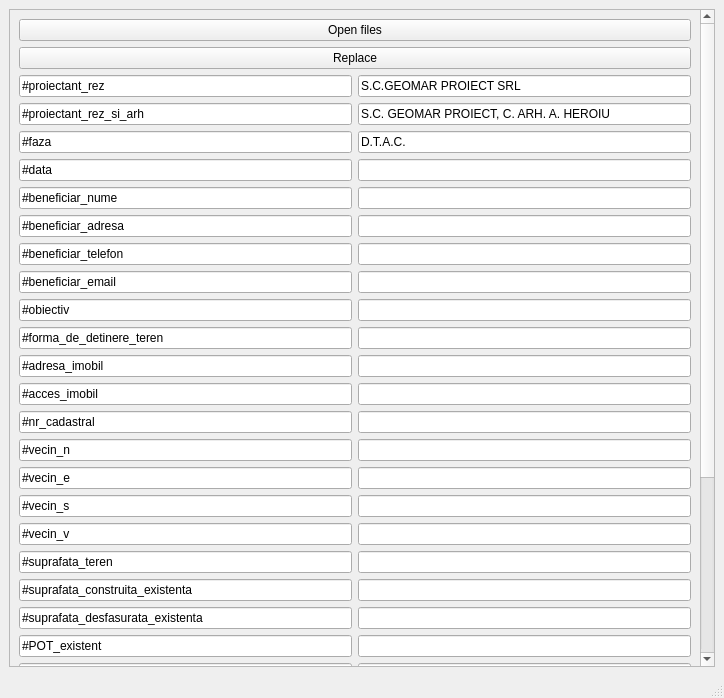
<?xml version="1.0" encoding="UTF-8"?>
<ui version="4.0">
 <class>MainWindow</class>
 <widget class="QMainWindow" name="MainWindow">
  <property name="geometry">
   <rect>
    <x>0</x>
    <y>0</y>
    <width>724</width>
    <height>698</height>
   </rect>
  </property>
  <property name="windowTitle">
   <string>MainWindow</string>
  </property>
  <widget class="QWidget" name="centralwidget">
   <layout class="QVBoxLayout" name="verticalLayout_4">
    <item>
     <widget class="QScrollArea" name="scrollArea">
      <property name="widgetResizable">
       <bool>true</bool>
      </property>
      <widget class="QWidget" name="scrollAreaWidgetContents">
       <property name="geometry">
        <rect>
         <x>0</x>
         <y>0</y>
         <width>690</width>
         <height>1100</height>
        </rect>
       </property>
       <layout class="QVBoxLayout" name="verticalLayout_2">
        <item>
         <layout class="QVBoxLayout" name="verticalLayout">
          <item>
           <widget class="QPushButton" name="pushButton_2">
            <property name="text">
             <string>Open files</string>
            </property>
           </widget>
          </item>
          <item>
           <widget class="QPushButton" name="pushButton">
            <property name="text">
             <string>Replace</string>
            </property>
           </widget>
          </item>
         </layout>
        </item>
        <item>
         <layout class="QVBoxLayout" name="verticalLayout_3">
          <item>
           <layout class="QHBoxLayout" name="horizontalLayout">
            <item>
             <widget class="QLineEdit" name="text_original_1">
              <property name="text">
               <string>#proiectant_rez</string>
              </property>
             </widget>
            </item>
            <item>
             <widget class="QLineEdit" name="text_current_1">
              <property name="text">
               <string>S.C.GEOMAR PROIECT SRL</string>
              </property>
             </widget>
            </item>
           </layout>
          </item>
          <item>
           <layout class="QHBoxLayout" name="horizontalLayout_2">
            <item>
             <widget class="QLineEdit" name="text_original_2">
              <property name="text">
               <string>#proiectant_rez_si_arh</string>
              </property>
             </widget>
            </item>
            <item>
             <widget class="QLineEdit" name="text_current_2">
              <property name="text">
               <string>S.C. GEOMAR PROIECT, C. ARH. A. HEROIU</string>
              </property>
             </widget>
            </item>
           </layout>
          </item>
          <item>
           <layout class="QHBoxLayout" name="horizontalLayout_3">
            <item>
             <widget class="QLineEdit" name="text_original_3">
              <property name="text">
               <string>#faza</string>
              </property>
             </widget>
            </item>
            <item>
             <widget class="QLineEdit" name="text_current_3">
              <property name="text">
               <string>D.T.A.C.</string>
              </property>
             </widget>
            </item>
           </layout>
          </item>
          <item>
           <layout class="QHBoxLayout" name="horizontalLayout_4">
            <item>
             <widget class="QLineEdit" name="text_original_4">
              <property name="text">
               <string>#data</string>
              </property>
             </widget>
            </item>
            <item>
             <widget class="QLineEdit" name="text_current_4">
              <property name="text">
               <string/>
              </property>
             </widget>
            </item>
           </layout>
          </item>
          <item>
           <layout class="QHBoxLayout" name="horizontalLayout_5">
            <item>
             <widget class="QLineEdit" name="text_original_5">
              <property name="text">
               <string>#beneficiar_nume</string>
              </property>
             </widget>
            </item>
            <item>
             <widget class="QLineEdit" name="text_current_5">
              <property name="text">
               <string/>
              </property>
             </widget>
            </item>
           </layout>
          </item>
          <item>
           <layout class="QHBoxLayout" name="horizontalLayout_6">
            <item>
             <widget class="QLineEdit" name="text_original_6">
              <property name="text">
               <string>#beneficiar_adresa</string>
              </property>
             </widget>
            </item>
            <item>
             <widget class="QLineEdit" name="text_current_6">
              <property name="text">
               <string/>
              </property>
             </widget>
            </item>
           </layout>
          </item>
          <item>
           <layout class="QHBoxLayout" name="horizontalLayout_7">
            <item>
             <widget class="QLineEdit" name="text_original_7">
              <property name="text">
               <string>#beneficiar_telefon</string>
              </property>
             </widget>
            </item>
            <item>
             <widget class="QLineEdit" name="text_current_7">
              <property name="text">
               <string/>
              </property>
             </widget>
            </item>
           </layout>
          </item>
          <item>
           <layout class="QHBoxLayout" name="horizontalLayout_8">
            <item>
             <widget class="QLineEdit" name="text_original_8">
              <property name="text">
               <string>#beneficiar_email</string>
              </property>
             </widget>
            </item>
            <item>
             <widget class="QLineEdit" name="text_current_8">
              <property name="text">
               <string/>
              </property>
             </widget>
            </item>
           </layout>
          </item>
          <item>
           <layout class="QHBoxLayout" name="horizontalLayout_9">
            <item>
             <widget class="QLineEdit" name="text_original_9">
              <property name="text">
               <string>#obiectiv</string>
              </property>
             </widget>
            </item>
            <item>
             <widget class="QLineEdit" name="text_current_9">
              <property name="text">
               <string/>
              </property>
             </widget>
            </item>
           </layout>
          </item>
          <item>
           <layout class="QHBoxLayout" name="horizontalLayout_10">
            <item>
             <widget class="QLineEdit" name="text_original_10">
              <property name="text">
               <string>#forma_de_detinere_teren</string>
              </property>
             </widget>
            </item>
            <item>
             <widget class="QLineEdit" name="text_current_10">
              <property name="text">
               <string/>
              </property>
             </widget>
            </item>
           </layout>
          </item>
          <item>
           <layout class="QHBoxLayout" name="horizontalLayout_11">
            <item>
             <widget class="QLineEdit" name="text_original_11">
              <property name="text">
               <string>#adresa_imobil</string>
              </property>
             </widget>
            </item>
            <item>
             <widget class="QLineEdit" name="text_current_11">
              <property name="text">
               <string/>
              </property>
             </widget>
            </item>
           </layout>
          </item>
          <item>
           <layout class="QHBoxLayout" name="horizontalLayout_12">
            <item>
             <widget class="QLineEdit" name="text_original_12">
              <property name="text">
               <string>#acces_imobil</string>
              </property>
             </widget>
            </item>
            <item>
             <widget class="QLineEdit" name="text_current_12">
              <property name="text">
               <string/>
              </property>
             </widget>
            </item>
           </layout>
          </item>
          <item>
           <layout class="QHBoxLayout" name="horizontalLayout_13">
            <item>
             <widget class="QLineEdit" name="text_original_13">
              <property name="text">
               <string>#nr_cadastral</string>
              </property>
             </widget>
            </item>
            <item>
             <widget class="QLineEdit" name="text_current_13">
              <property name="text">
               <string/>
              </property>
             </widget>
            </item>
           </layout>
          </item>
          <item>
           <layout class="QHBoxLayout" name="horizontalLayout_14">
            <item>
             <widget class="QLineEdit" name="text_original_14">
              <property name="text">
               <string>#vecin_n</string>
              </property>
             </widget>
            </item>
            <item>
             <widget class="QLineEdit" name="text_current_14">
              <property name="text">
               <string/>
              </property>
             </widget>
            </item>
           </layout>
          </item>
          <item>
           <layout class="QHBoxLayout" name="horizontalLayout_15">
            <item>
             <widget class="QLineEdit" name="text_original_15">
              <property name="text">
               <string>#vecin_e</string>
              </property>
             </widget>
            </item>
            <item>
             <widget class="QLineEdit" name="text_current_15">
              <property name="text">
               <string/>
              </property>
             </widget>
            </item>
           </layout>
          </item>
          <item>
           <layout class="QHBoxLayout" name="horizontalLayout_16">
            <item>
             <widget class="QLineEdit" name="text_original_16">
              <property name="text">
               <string>#vecin_s</string>
              </property>
             </widget>
            </item>
            <item>
             <widget class="QLineEdit" name="text_current_16">
              <property name="text">
               <string/>
              </property>
             </widget>
            </item>
           </layout>
          </item>
          <item>
           <layout class="QHBoxLayout" name="horizontalLayout_17">
            <item>
             <widget class="QLineEdit" name="text_original_17">
              <property name="text">
               <string>#vecin_v</string>
              </property>
             </widget>
            </item>
            <item>
             <widget class="QLineEdit" name="text_current_17">
              <property name="text">
               <string/>
              </property>
             </widget>
            </item>
           </layout>
          </item>
          <item>
           <layout class="QHBoxLayout" name="horizontalLayout_18">
            <item>
             <widget class="QLineEdit" name="text_original_18">
              <property name="text">
               <string>#suprafata_teren</string>
              </property>
             </widget>
            </item>
            <item>
             <widget class="QLineEdit" name="text_current_18">
              <property name="text">
               <string/>
              </property>
             </widget>
            </item>
           </layout>
          </item>
          <item>
           <layout class="QHBoxLayout" name="horizontalLayout_19">
            <item>
             <widget class="QLineEdit" name="text_original_19">
              <property name="text">
               <string>#suprafata_construita_existenta</string>
              </property>
             </widget>
            </item>
            <item>
             <widget class="QLineEdit" name="text_current_19">
              <property name="text">
               <string/>
              </property>
             </widget>
            </item>
           </layout>
          </item>
          <item>
           <layout class="QHBoxLayout" name="horizontalLayout_20">
            <item>
             <widget class="QLineEdit" name="text_original_20">
              <property name="text">
               <string>#suprafata_desfasurata_existenta</string>
              </property>
             </widget>
            </item>
            <item>
             <widget class="QLineEdit" name="text_current_20">
              <property name="text">
               <string/>
              </property>
             </widget>
            </item>
           </layout>
          </item>
          <item>
           <layout class="QHBoxLayout" name="horizontalLayout_21">
            <item>
             <widget class="QLineEdit" name="text_original_21">
              <property name="text">
               <string>#POT_existent</string>
              </property>
             </widget>
            </item>
            <item>
             <widget class="QLineEdit" name="text_current_21">
              <property name="text">
               <string/>
              </property>
             </widget>
            </item>
           </layout>
          </item>
          <item>
           <layout class="QHBoxLayout" name="horizontalLayout_22">
            <item>
             <widget class="QLineEdit" name="text_original_22">
              <property name="text">
               <string>#CUT_existent</string>
              </property>
             </widget>
            </item>
            <item>
             <widget class="QLineEdit" name="text_current_22">
              <property name="text">
               <string/>
              </property>
             </widget>
            </item>
           </layout>
          </item>
          <item>
           <layout class="QHBoxLayout" name="horizontalLayout_23">
            <item>
             <widget class="QLineEdit" name="text_original_23">
              <property name="text">
               <string>#suprafata_construita_desfiintata</string>
              </property>
             </widget>
            </item>
            <item>
             <widget class="QLineEdit" name="text_current_23">
              <property name="text">
               <string/>
              </property>
             </widget>
            </item>
           </layout>
          </item>
          <item>
           <layout class="QHBoxLayout" name="horizontalLayout_24">
            <item>
             <widget class="QLineEdit" name="text_original_24">
              <property name="text">
               <string>#suprafata_desfasurata_desfiintata</string>
              </property>
             </widget>
            </item>
            <item>
             <widget class="QLineEdit" name="text_current_24">
              <property name="text">
               <string/>
              </property>
             </widget>
            </item>
           </layout>
          </item>
          <item>
           <layout class="QHBoxLayout" name="horizontalLayout_25">
            <item>
             <widget class="QLineEdit" name="text_original_25">
              <property name="text">
               <string>#suprafata_construita_propusa</string>
              </property>
             </widget>
            </item>
            <item>
             <widget class="QLineEdit" name="text_current_25">
              <property name="text">
               <string/>
              </property>
             </widget>
            </item>
           </layout>
          </item>
          <item>
           <layout class="QHBoxLayout" name="horizontalLayout_26">
            <item>
             <widget class="QLineEdit" name="text_original_26">
              <property name="text">
               <string>#suprafata_desfasurata_propusa</string>
              </property>
             </widget>
            </item>
            <item>
             <widget class="QLineEdit" name="text_current_26">
              <property name="text">
               <string/>
              </property>
             </widget>
            </item>
           </layout>
          </item>
          <item>
           <layout class="QHBoxLayout" name="horizontalLayout_27">
            <item>
             <widget class="QLineEdit" name="text_original_27">
              <property name="text">
               <string>#suprafata_construita_totala</string>
              </property>
             </widget>
            </item>
            <item>
             <widget class="QLineEdit" name="text_current_27">
              <property name="text">
               <string/>
              </property>
             </widget>
            </item>
           </layout>
          </item>
          <item>
           <layout class="QHBoxLayout" name="horizontalLayout_28">
            <item>
             <widget class="QLineEdit" name="text_original_28">
              <property name="text">
               <string>#suprafata_desfasurata_totala</string>
              </property>
             </widget>
            </item>
            <item>
             <widget class="QLineEdit" name="text_current_28">
              <property name="text">
               <string/>
              </property>
             </widget>
            </item>
           </layout>
          </item>
          <item>
           <layout class="QHBoxLayout" name="horizontalLayout_29">
            <item>
             <widget class="QLineEdit" name="text_original_29">
              <property name="text">
               <string>#POT_propus</string>
              </property>
             </widget>
            </item>
            <item>
             <widget class="QLineEdit" name="text_current_29">
              <property name="text">
               <string/>
              </property>
             </widget>
            </item>
           </layout>
          </item>
          <item>
           <layout class="QHBoxLayout" name="horizontalLayout_30">
            <item>
             <widget class="QLineEdit" name="text_original_30">
              <property name="text">
               <string>#CUT_propus</string>
              </property>
             </widget>
            </item>
            <item>
             <widget class="QLineEdit" name="text_current_30">
              <property name="text">
               <string/>
              </property>
             </widget>
            </item>
           </layout>
          </item>
         </layout>
        </item>
       </layout>
      </widget>
     </widget>
    </item>
   </layout>
  </widget>
  <widget class="QMenuBar" name="menubar">
   <property name="geometry">
    <rect>
     <x>0</x>
     <y>0</y>
     <width>724</width>
     <height>23</height>
    </rect>
   </property>
  </widget>
  <widget class="QStatusBar" name="statusbar"/>
 </widget>
 <resources/>
 <connections/>
</ui>
